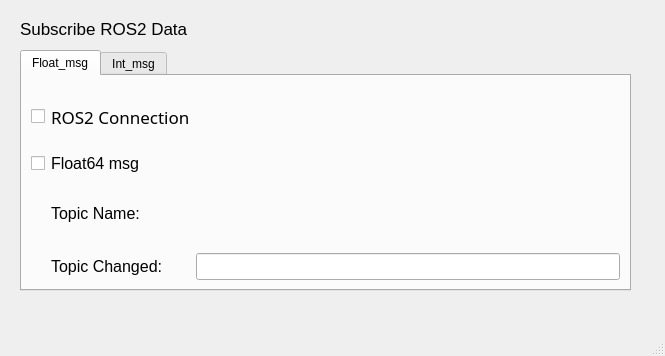
<?xml version="1.0" encoding="UTF-8"?>
<ui version="4.0">
 <class>MainWindow</class>
 <widget class="QMainWindow" name="MainWindow">
  <property name="geometry">
   <rect>
    <x>0</x>
    <y>0</y>
    <width>665</width>
    <height>356</height>
   </rect>
  </property>
  <property name="windowTitle">
   <string>PyQt5 ROS2 APP</string>
  </property>
  <widget class="QWidget" name="centralwidget">
   <widget class="QTabWidget" name="tabWidget">
    <property name="geometry">
     <rect>
      <x>20</x>
      <y>50</y>
      <width>611</width>
      <height>241</height>
     </rect>
    </property>
    <property name="currentIndex">
     <number>0</number>
    </property>
    <widget class="QWidget" name="tab">
     <attribute name="title">
      <string>Float_msg</string>
     </attribute>
     <layout class="QHBoxLayout" name="horizontalLayout">
      <item>
       <layout class="QGridLayout" name="gridLayout">
        <item row="0" column="2" rowspan="2" alignment="Qt::AlignVCenter">
         <widget class="QLabel" name="label_ros2_state_float">
          <property name="enabled">
           <bool>true</bool>
          </property>
          <property name="maximumSize">
           <size>
            <width>130</width>
            <height>30</height>
           </size>
          </property>
          <property name="sizeIncrement">
           <size>
            <width>0</width>
            <height>0</height>
           </size>
          </property>
          <property name="font">
           <font>
            <pointsize>12</pointsize>
           </font>
          </property>
          <property name="layoutDirection">
           <enum>Qt::LeftToRight</enum>
          </property>
          <property name="text">
           <string/>
          </property>
          <property name="alignment">
           <set>Qt::AlignCenter</set>
          </property>
          <property name="margin">
           <number>1</number>
          </property>
          <property name="indent">
           <number>3</number>
          </property>
         </widget>
        </item>
        <item row="2" column="0">
         <widget class="QCheckBox" name="checkBox_float_02">
          <property name="text">
           <string/>
          </property>
         </widget>
        </item>
        <item row="2" column="1">
         <widget class="QLabel" name="label_msg_float">
          <property name="font">
           <font>
            <pointsize>12</pointsize>
           </font>
          </property>
          <property name="text">
           <string>Float64 msg</string>
          </property>
         </widget>
        </item>
        <item row="5" column="1">
         <widget class="QLabel" name="label_topic_changed_float">
          <property name="font">
           <font>
            <pointsize>12</pointsize>
           </font>
          </property>
          <property name="text">
           <string>Topic Changed:</string>
          </property>
         </widget>
        </item>
        <item row="2" column="2">
         <widget class="QLabel" name="label_data_num_float">
          <property name="font">
           <font>
            <pointsize>12</pointsize>
            <weight>75</weight>
            <bold>true</bold>
           </font>
          </property>
          <property name="text">
           <string/>
          </property>
          <property name="indent">
           <number>3</number>
          </property>
         </widget>
        </item>
        <item row="5" column="2">
         <widget class="QLineEdit" name="lineEdit_topic_float">
          <property name="font">
           <font>
            <pointsize>12</pointsize>
           </font>
          </property>
         </widget>
        </item>
        <item row="0" column="0" rowspan="2">
         <widget class="QCheckBox" name="checkBox_float_01">
          <property name="text">
           <string/>
          </property>
         </widget>
        </item>
        <item row="0" column="1" rowspan="2">
         <widget class="QLabel" name="label_ros2_float">
          <property name="font">
           <font>
            <family>aakar</family>
            <pointsize>13</pointsize>
           </font>
          </property>
          <property name="text">
           <string>ROS2 Connection</string>
          </property>
         </widget>
        </item>
        <item row="3" column="1" rowspan="2">
         <widget class="QLabel" name="label_topic_name_float">
          <property name="font">
           <font>
            <pointsize>12</pointsize>
           </font>
          </property>
          <property name="text">
           <string>Topic Name:</string>
          </property>
         </widget>
        </item>
        <item row="3" column="2" rowspan="2">
         <widget class="QLabel" name="label_topic_setting_float">
          <property name="font">
           <font>
            <pointsize>12</pointsize>
           </font>
          </property>
          <property name="text">
           <string/>
          </property>
          <property name="indent">
           <number>3</number>
          </property>
         </widget>
        </item>
       </layout>
      </item>
     </layout>
    </widget>
    <widget class="QWidget" name="tab_2">
     <attribute name="title">
      <string>Int_msg</string>
     </attribute>
     <layout class="QHBoxLayout" name="horizontalLayout_2">
      <item>
       <layout class="QGridLayout" name="gridLayout_2">
        <item row="5" column="2">
         <widget class="QLineEdit" name="lineEdit_topic_int">
          <property name="font">
           <font>
            <pointsize>12</pointsize>
           </font>
          </property>
         </widget>
        </item>
        <item row="3" column="1" rowspan="2">
         <widget class="QLabel" name="label_topic_name_int">
          <property name="font">
           <font>
            <pointsize>12</pointsize>
           </font>
          </property>
          <property name="text">
           <string>Topic Name:</string>
          </property>
         </widget>
        </item>
        <item row="2" column="2">
         <widget class="QLabel" name="label_data_num_int">
          <property name="font">
           <font>
            <pointsize>12</pointsize>
            <weight>75</weight>
            <bold>true</bold>
           </font>
          </property>
          <property name="text">
           <string/>
          </property>
         </widget>
        </item>
        <item row="0" column="0" rowspan="2">
         <widget class="QCheckBox" name="checkBox_int_01">
          <property name="text">
           <string/>
          </property>
         </widget>
        </item>
        <item row="3" column="2" rowspan="2">
         <widget class="QLabel" name="label_topic_setting_int">
          <property name="font">
           <font>
            <pointsize>12</pointsize>
           </font>
          </property>
          <property name="text">
           <string/>
          </property>
         </widget>
        </item>
        <item row="2" column="0">
         <widget class="QCheckBox" name="checkBox_int_02">
          <property name="text">
           <string/>
          </property>
         </widget>
        </item>
        <item row="2" column="1">
         <widget class="QLabel" name="label_msg_int">
          <property name="font">
           <font>
            <pointsize>12</pointsize>
           </font>
          </property>
          <property name="text">
           <string>Int64 msg</string>
          </property>
         </widget>
        </item>
        <item row="5" column="1">
         <widget class="QLabel" name="label_topic_changed_int">
          <property name="font">
           <font>
            <pointsize>12</pointsize>
           </font>
          </property>
          <property name="text">
           <string>Topic Changed:</string>
          </property>
         </widget>
        </item>
        <item row="0" column="1" rowspan="2">
         <widget class="QLabel" name="label_ros2_int">
          <property name="font">
           <font>
            <family>aakar</family>
            <pointsize>13</pointsize>
           </font>
          </property>
          <property name="text">
           <string>ROS2 Connection</string>
          </property>
         </widget>
        </item>
        <item row="0" column="2" rowspan="2">
         <widget class="QLabel" name="label_ros2_state_int">
          <property name="enabled">
           <bool>true</bool>
          </property>
          <property name="maximumSize">
           <size>
            <width>130</width>
            <height>30</height>
           </size>
          </property>
          <property name="sizeIncrement">
           <size>
            <width>0</width>
            <height>0</height>
           </size>
          </property>
          <property name="font">
           <font>
            <pointsize>12</pointsize>
           </font>
          </property>
          <property name="layoutDirection">
           <enum>Qt::LeftToRight</enum>
          </property>
          <property name="text">
           <string/>
          </property>
          <property name="alignment">
           <set>Qt::AlignCenter</set>
          </property>
          <property name="margin">
           <number>1</number>
          </property>
          <property name="indent">
           <number>3</number>
          </property>
         </widget>
        </item>
       </layout>
      </item>
     </layout>
    </widget>
   </widget>
   <widget class="QLabel" name="label_main">
    <property name="geometry">
     <rect>
      <x>20</x>
      <y>20</y>
      <width>621</width>
      <height>17</height>
     </rect>
    </property>
    <property name="font">
     <font>
      <pointsize>13</pointsize>
      <italic>false</italic>
     </font>
    </property>
    <property name="text">
     <string>Subscribe ROS2 Data</string>
    </property>
   </widget>
  </widget>
  <widget class="QMenuBar" name="menubar">
   <property name="geometry">
    <rect>
     <x>0</x>
     <y>0</y>
     <width>665</width>
     <height>22</height>
    </rect>
   </property>
  </widget>
  <widget class="QStatusBar" name="statusbar"/>
 </widget>
 <resources/>
 <connections/>
</ui>
